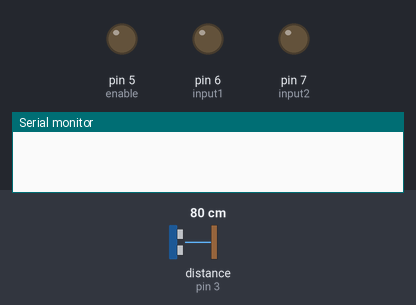
The sketch below on a simulated Arduino Uno, built with avr-gcc and run on an emulated ATmega328P. Shown: output pins drawn as LEDs (lit = HIGH), the last lines printed to the serial monitor. Wiring (inferred from the names in the program): ultrasonic range finder: trigger pin 2; echo pin 3. Dashed ring = blinking. Inputs (shaded band) come from the test bench; at power-on: distance to the obstacle (sensor on pin 3) 80 cm. The echo pulse lasts 58.3 µs per cm; pins used as bus, display or sensor lines are not drawn.

Above: at 1.2 s.
1.3 s: distance to the obstacle (sensor on pin 3) set to 35 cm
2.8 s: distance to the obstacle (sensor on pin 3) set to 28 cm
At 3.4 s:
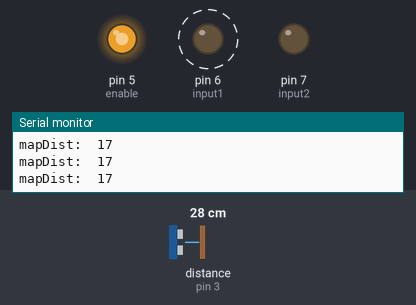
5.8 s: distance to the obstacle (sensor on pin 3) set to 299 cm
At 6.5 s:
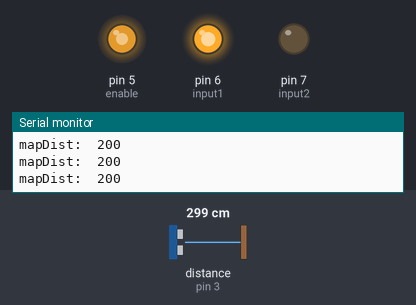
7.4 s: distance to the obstacle (sensor on pin 3) set to 9 cm
At 7.71 s:
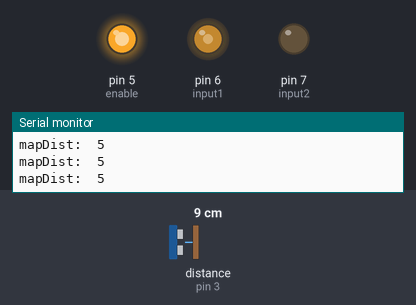
10.4 s: distance to the obstacle (sensor on pin 3) set to 7 cm
At 10.71 s:
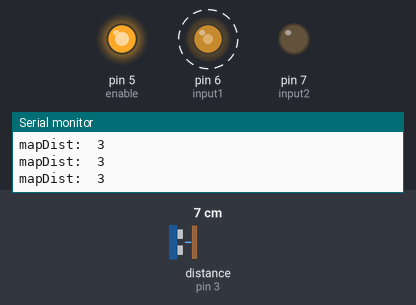
13.4 s: distance to the obstacle (sensor on pin 3) set to 4 cm
Timing chart, 0 to 15.9 s (numbered marks = the images above; inputs shaded):
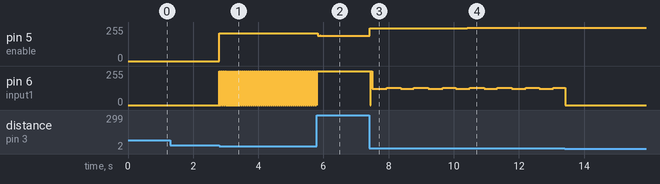

The sketch:

lab7_final.ino
```cpp
#include "Timer.h"

int mapDist = 0;
int mapOut = 0;


const int trigPin = 2;
const int echoPin = 3;
long distance, duration;
const int enable = 5;
const int input1 = 6;
const int input2 = 7;


enum SM1_STATES {SM1_SMStart, SM1_outRange, SM1_inRange} SM1_STATE;
void Tick_UltraSonicRead()
{
  switch (SM1_STATE)
  {
    case SM1_SMStart:
      // Serial.println("enter caseStart");
      // Serial.print("caseStart Distance:  ");
      // Serial.println(mapDist);
      if (mapDist < 3 || mapDist > 20)
      {
        // Serial.println("enter first if smStart");
        SM1_STATE = SM1_outRange;
        // Serial.println("exit first if smStart");
      }
      else if (!(mapDist < 3 || mapDist > 20))
      {
        SM1_STATE = SM1_inRange;
      }
      break;
    case SM1_outRange:
      // Serial.println("enter caseOutRange");
      // Serial.print("outRange Distance:  ");
      // Serial.println(mapDist);
      if (mapDist < 3 || mapDist > 20)
      {
        SM1_STATE = SM1_outRange;
      }
      else if (!(mapDist < 3 || mapDist > 20))
      {
        SM1_STATE = SM1_inRange;
      }
      break;
    case SM1_inRange:
      // Serial.println("enter caseInRange");
      // Serial.print("inRange Distance:  ");
      // Serial.println(mapDist);
      if (!(mapDist < 3 || mapDist > 20))
      {
        SM1_STATE = SM1_outRange;
      }
      else if (mapDist < 3 || mapDist > 20)
      {
        SM1_STATE = SM1_inRange;
      }
      break;
    default:
      SM1_STATE = SM1_outRange;
      break;
  }
  switch (SM1_STATE)
  {
    case SM1_SMStart:
      break;
    case SM1_outRange:
      break;
    case SM1_inRange:
      Serial.print("mapDist:  ");
      Serial.println(mapDist);
      mapOut = map(mapDist,1,20,255,200);
      // Serial.print("mapOut:  ");
      // Serial.println(mapOut);
      break;
  }
}

enum SM2_STATES {SM2_SMStart, SM2_off, SM2_on} SM2_STATE;
void Tick_FanSpeed()
{
  switch (SM2_STATE)
  {
    case SM2_SMStart:
      SM2_STATE = SM2_off;
      break;
    case SM2_off:
      if (mapDist < 3 || mapDist > 20)
      {
        SM2_STATE = SM2_off;
      }
      else if (!(mapDist < 3 || mapDist > 20))
      {
        SM2_STATE = SM2_on;
      }
      break;
    case SM2_on:
      if (!(mapDist < 3 || mapDist > 20))
      {
        SM2_STATE = SM2_off;
      }
      else if (mapDist < 3 || mapDist > 20)
      {
        SM2_STATE = SM2_on;
      }
      break;
    default:
      SM2_STATE = SM2_off;
      break;
  }
  switch (SM2_STATE)
  {
    case SM2_SMStart:
      break;
    case SM2_off:
      digitalWrite(input1, LOW);
      digitalWrite(input2, LOW);
      analogWrite(enable, mapOut);
      break;
    case SM2_on:
      digitalWrite(input1, HIGH);
      digitalWrite(input2, LOW);
      analogWrite(enable, mapOut);
      break;
  }
}


void setup() {

  pinMode(trigPin, OUTPUT);
  pinMode(echoPin, INPUT);


    //---set pin direction
  pinMode(enable,OUTPUT);
  pinMode(input1,OUTPUT);
  pinMode(input2,OUTPUT);
  Serial.begin(9600);

  TimerSet(10);  //this value (500) is the period in ms
  TimerOn();
}

void loop() {

  digitalWrite(trigPin, LOW);

  digitalWrite(trigPin, HIGH);

  digitalWrite(trigPin, LOW);

  duration = pulseIn(echoPin, HIGH);
  distance = duration*0.034/2;

  mapDist = map(distance, 2, 30, 1, 20);

  Tick_UltraSonicRead();
  Tick_FanSpeed();
  while (!TimerFlag) {}
  TimerFlag = 0;


}
```

Timer.h
```cpp
// Permission to copy is granted provided that this header remains intact.
// This software is provided with no warranties.

////////////////////////////////////////////////////////////////////////////////

#ifndef Timer
#define Timer

#include "Arduino.h"

volatile unsigned char TimerFlag = 0; // TimerISR() sets this to 1. C programmer should clear to 0.

// Internal variables for mapping AVR's ISR to our cleaner TimerISR model.
unsigned long _avr_timer_M = 1; // Start count from here, down to 0. Default 1ms
unsigned long _avr_timer_cntcurr = 0; // Current internal count of 1ms ticks

// Set TimerISR() to tick every M ms
void TimerSet(unsigned long M) {
	_avr_timer_M = M;
	_avr_timer_cntcurr = _avr_timer_M;
}

void TimerOn() {
	// AVR timer/counter controller register TCCR1
  TCCR1B 	= 0x0B;	// bit3 = 1: CTC mode (clear timer on compare)
					// bit2bit1bit0=011: prescaler /64
					// 00001011: 0x0B
					// SO, 16 MHz clock or 16,000,000 /64 = 250,000 ticks/s
					// Thus, TCNT1 register will count at 250,000 ticks/s
          // FOR MICROSECONDS:
          // bit3 = 1: CTC mode (clear timer on compare)
					// bit2bit1bit0=010: prescaler /64
					// 00001011: 0x0A
					// SO, 16 MHz clock or 16,000,000 /8 = 2,000,000 ticks/s
					// Thus, TCNT1 register will count at 2,000,000 ticks/s

	// AVR output compare register OCR1A.
	OCR1A 	= 250;	// Timer interrupt will be generated when TCNT1==OCR1A
					// We want a 1 ms tick. 0.001 s * 250,000 ticks/s = 250
					// So when TCNT1 register equals 250,
					// 1 ms has passed. Thus, we compare to 250.
					// AVR timer interrupt mask register
          // FOR MICROSECONDS:
          // Timer interrupt will be generated when TCNT1==OCR1A
					// We want a 1 us tick. 0.000001 s * 2,000,000 ticks/s = 2
					// So when TCNT1 register equals 2,
					// 1 us has passed. Thus, we compare to 2.
					// AVR timer interrupt mask register

	TIMSK1 	= 0x02; // bit1: OCIE1A -- enables compare match interrupt

	//Initialize avr counter
	TCNT1 = 0;

	// TimerISR will be called every _avr_timer_cntcurr milliseconds
	_avr_timer_cntcurr = _avr_timer_M;

	//Enable global interrupts
	SREG |= 0x80;	// 0x80: 1000000
}

void TimerOff() {
	TCCR1B 	= 0x00; // bit3bit2bit1bit0=0000: timer off
}

void TimerISR() {
	TimerFlag = 1;
}

// In our approach, the C programmer does not touch this ISR, but rather TimerISR()
ISR(TIMER1_COMPA_vect)
{
	// CPU automatically calls when TCNT0 == OCR0 (every 1 ms per TimerOn settings)
	_avr_timer_cntcurr--; 			// Count down to 0 rather than up to TOP
	if (_avr_timer_cntcurr == 0) { 	// results in a more efficient compare
		TimerISR(); 				// Call the ISR that the user uses
		_avr_timer_cntcurr = _avr_timer_M;
	}
}

#endif //Timer
```

Measured:
- the behaviour switches between 33 and 32 cm on distance to the obstacle (sensor on pin 3) (found by bisection; images 0 and 1)
- after the input at 1.3 s, every drawn part: stays the same
- after the input at 2.8 s, pin 5 (enable): 0/255 → 209/255 at once; pin 6 (input1): alternates 255/255 for 0.01 s and 0/255 for 0.01 s, starting at once
- after the input at 5.8 s, pin 5 (enable): 209/255 → 191/255 at once; pin 6 (input1): stops changing and stays 255/255
- after the input at 7.4 s, pin 5 (enable): 191/255 → 244/255 at once
- after the input at 10.4 s, pin 5 (enable): 244/255 → 250/255 at once
